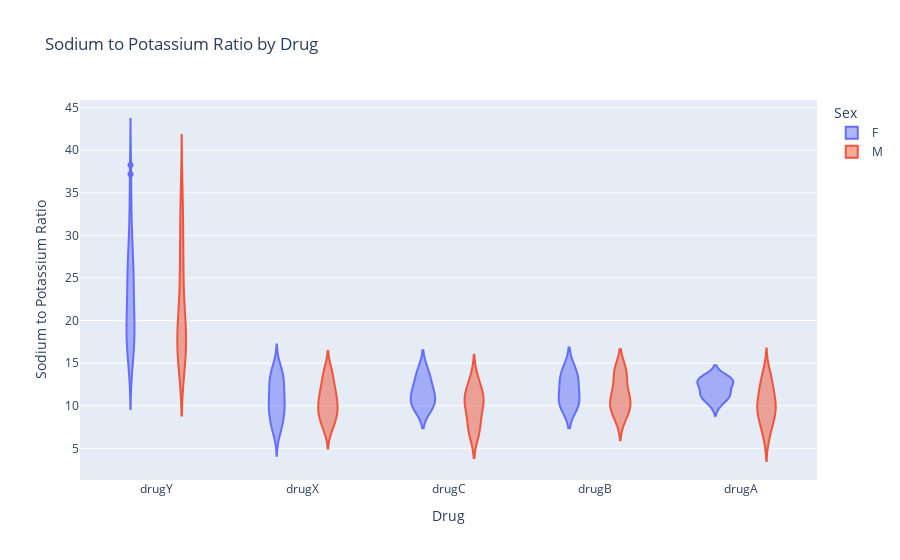

Write notebook code for a chart like this one.
### Markdown cell above
### On the violin plot we got more information about the behavior of each drug effect at Na/K level

Obs: As we'll see, there're no correlation with any drugs but 'drugY' with high concentration of Na per K

### Code cell
px.violin(data_frame=data,
          x='Drug',
          y='Na_to_K',
          color='Sex',
          title='Sodium to Potassium Ratio by Drug',
          labels={'Na_to_K': 'Sodium to Potassium Ratio'})

### Figure 1 — Plotly figure (JSON) as saved in the notebook; plotly's stock layout.template omitted (floating-point values rounded to 4 significant figures)
{"data": [{"alignmentgroup": "True", "box": {"visible": false}, "hovertemplate": "Sex=F<br>Drug=%{x}<br>Sodium to Potassium Ratio=%{y}<extra></extra>", "legendgroup": "F", "marker": {"color": "#636efa"}, "name": "F", "offsetgroup": "F", "orientation": "v", "scalegroup": "True", "showlegend": true, "type": "violin", "x": ["drugY", "drugX", "drugY", "drugX", "drugY", "drugC", "drugY", "drugY", "drugX", "drugY", "drugY", "drugY", "drugY", "drugY", "drugX", "drugY", "drugX", "drugY", "drugX", "drugY", "drugB", "drugX", "drugX", "drugA", "drugY", "drugY", "drugY", "drugB", "drugC", "drugY", "drugB", "drugY", "drugY", "drugY", "drugX", "drugY", "drugA", "drugY", "drugA", "drugX", "drugC", "drugA", "drugC", "drugX", "drugY", "drugY", "drugY", "drugY", "drugY", "drugY", "drugY", "drugA", "drugC", "drugX", "drugX", "drugX", "drugX", "drugA", "drugY", "drugY", "drugB", "drugY", "drugX", "drugY", "drugY", "drugB", "drugA", "drugX", "drugY", "drugX", "drugA", "drugX", "drugX", "drugC", "drugX", "drugX", "drugB", "drugY", "drugY", "drugX", "drugY", "drugA", "drugX", "drugY", "drugY", "drugY", "drugY", "drugY", "drugX", "drugX", "drugY", "drugY", "drugY", "drugY", "drugC", "drugX"], "x0": " ", "xaxis": "x", "y": [25.36, 7.798, 18.04, 8.607, 16.27, 11.77, 19.2, 20.94, 12.7, 15.52, 25.97, 15.04, 33.49, 18.81, 9.381, 22.7, 8.75, 31.88, 9.709, 19.22, 14.24, 12.29, 8.107, 13.09, 19.8, 19.42, 18.46, 10.19, 14.16, 29.88, 13.3, 27.05, 24.28, 19.68, 10.61, 22.91, 11.2, 19.16, 13.31, 10.84, 9.712, 11.33, 10.07, 13.6, 23.09, 17.21, 29.45, 29.27, 38.25, 25.39, 16.73, 12.85, 13.13, 6.683, 13.77, 9.281, 10.1, 10.29, 25.48, 16.75, 12.49, 25.97, 7.477, 20.49, 21.04, 10.98, 12.89, 10.06, 25.74, 12.01, 12.31, 7.34, 14.64, 10.44, 12.92, 10.44, 9.945, 28.63, 26.64, 14.22, 23.0, 11.26, 12.88, 17.23, 18.74, 18.35, 15.89, 22.82, 13.88, 11.69, 15.49, 37.19, 25.89, 34.69, 11.57, 11.35], "y0": " ", "yaxis": "y"}, {"alignmentgroup": "True", "box": {"visible": false}, "hovertemplate": "Sex=M<br>Drug=%{x}<br>Sodium to Potassium Ratio=%{y}<extra></extra>", "legendgroup": "M", "marker": {"color": "#EF553B"}, "name": "M", "offsetgroup": "M", "orientation": "v", "scalegroup": "True", "showlegend": true, "type": "violin", "x": ["drugC", "drugC", "drugC", "drugY", "drugY", "drugY", "drugX", "drugA", "drugC", "drugY", "drugY", "drugY", "drugY", "drugY", "drugB", "drugX", "drugX", "drugX", "drugA", "drugX", "drugX", "drugY", "drugX", "drugC", "drugY", "drugX", "drugY", "drugB", "drugY", "drugX", "drugY", "drugA", "drugY", "drugX", "drugA", "drugX", "drugY", "drugB", "drugY", "drugY", "drugB", "drugX", "drugB", "drugY", "drugY", "drugY", "drugY", "drugX", "drugY", "drugA", "drugX", "drugY", "drugX", "drugX", "drugY", "drugB", "drugY", "drugA", "drugX", "drugY", "drugX", "drugY", "drugY", "drugY", "drugY", "drugX", "drugY", "drugY", "drugX", "drugY", "drugX", "drugB", "drugA", "drugB", "drugY", "drugA", "drugX", "drugC", "drugA", "drugB", "drugX", "drugY", "drugC", "drugA", "drugY", "drugX", "drugY", "drugY", "drugX", "drugA", "drugA", "drugY", "drugY", "drugB", "drugA", "drugY", "drugY", "drugY", "drugA", "drugY", "drugC", "drugC", "drugX", "drugX"], "x0": " ", "xaxis": "x", "y": [13.09, 10.11, 11.04, 15.17, 19.37, 15.38, 11.46, 13.97, 7.298, 19.13, 25.92, 30.57, 30.37, 17.95, 9.567, 11.01, 14.13, 7.285, 9.445, 13.94, 9.084, 15.79, 12.26, 10.29, 31.69, 10.9, 27.18, 11.34, 27.83, 10.09, 18.7, 9.475, 20.69, 8.37, 12.86, 10.83, 24.66, 13.97, 17.07, 20.91, 13.93, 7.761, 13.94, 15.48, 16.59, 15.16, 15.02, 11.42, 35.64, 11.87, 8.966, 28.29, 8.968, 11.95, 20.01, 9.677, 16.85, 7.49, 9.17, 18.3, 9.514, 27.06, 17.21, 22.46, 16.35, 7.845, 33.54, 32.92, 13.6, 25.79, 11.94, 11.34, 6.269, 8.621, 15.44, 9.664, 9.443, 8.151, 8.7, 11.01, 7.261, 16.72, 10.54, 11.23, 22.96, 12.86, 19.01, 18.3, 10.02, 12.77, 10.45, 19.01, 15.97, 9.849, 10.4, 35.0, 20.93, 18.99, 8.011, 16.31, 6.769, 12.01, 9.894, 14.02], "y0": " ", "yaxis": "y"}], "layout": {"legend": {"title": {"text": "Sex"}, "tracegroupgap": 0}, "title": {"text": "Sodium to Potassium Ratio by Drug"}, "violinmode": "group", "xaxis": {"anchor": "y", "domain": [0, 1], "title": {"text": "Drug"}}, "yaxis": {"anchor": "x", "domain": [0, 1], "title": {"text": "Sodium to Potassium Ratio"}}}}
